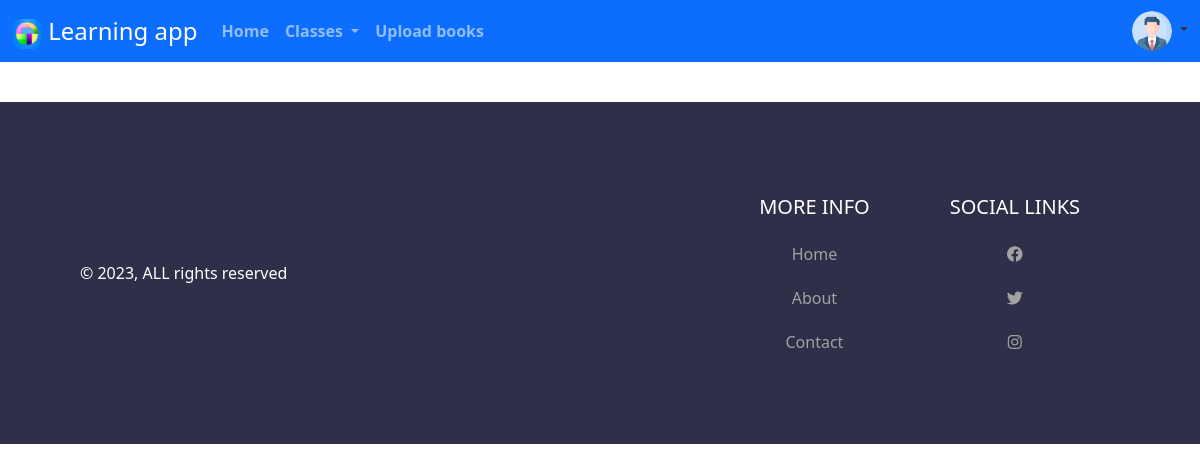
The app's page /class/11/ (signed in), older data.
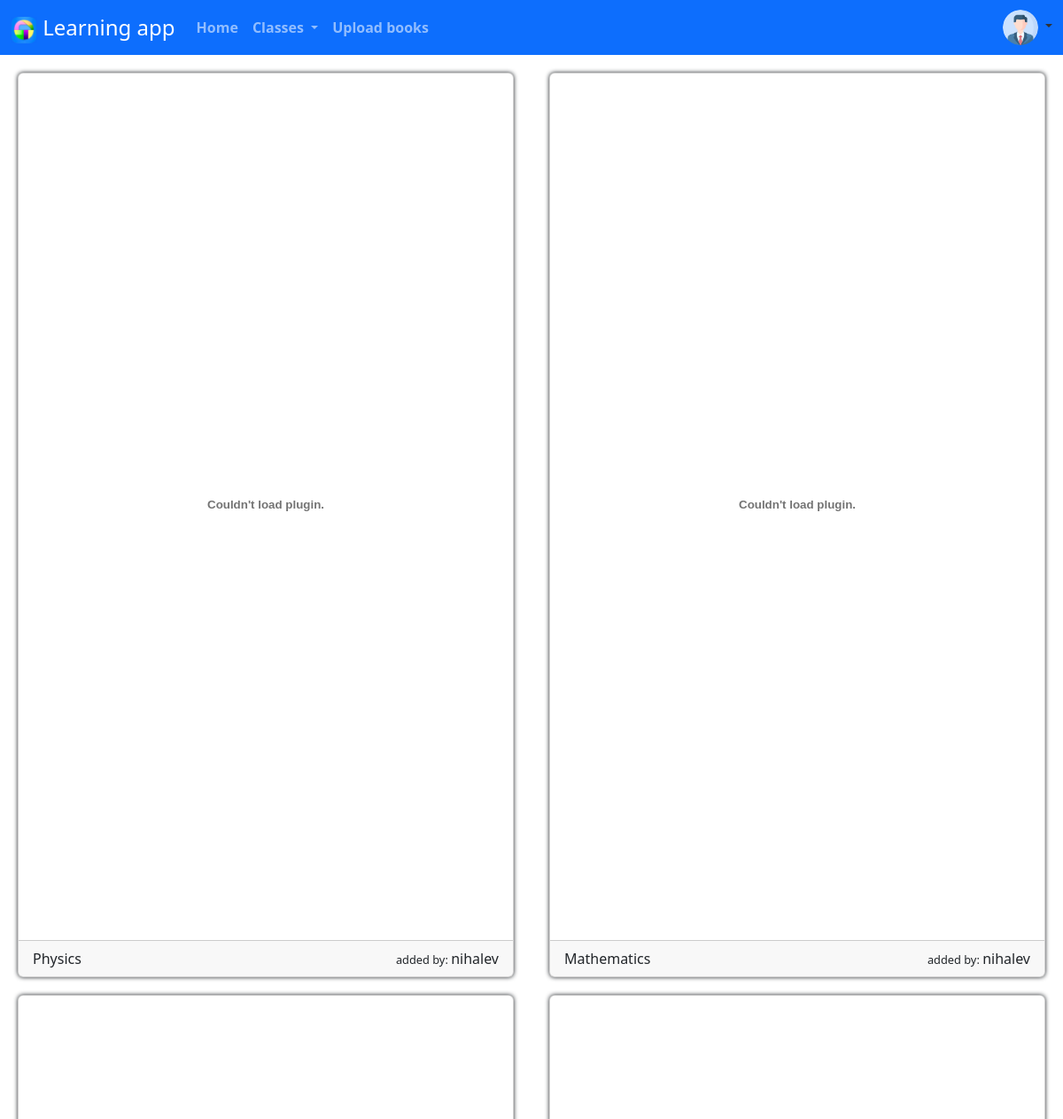
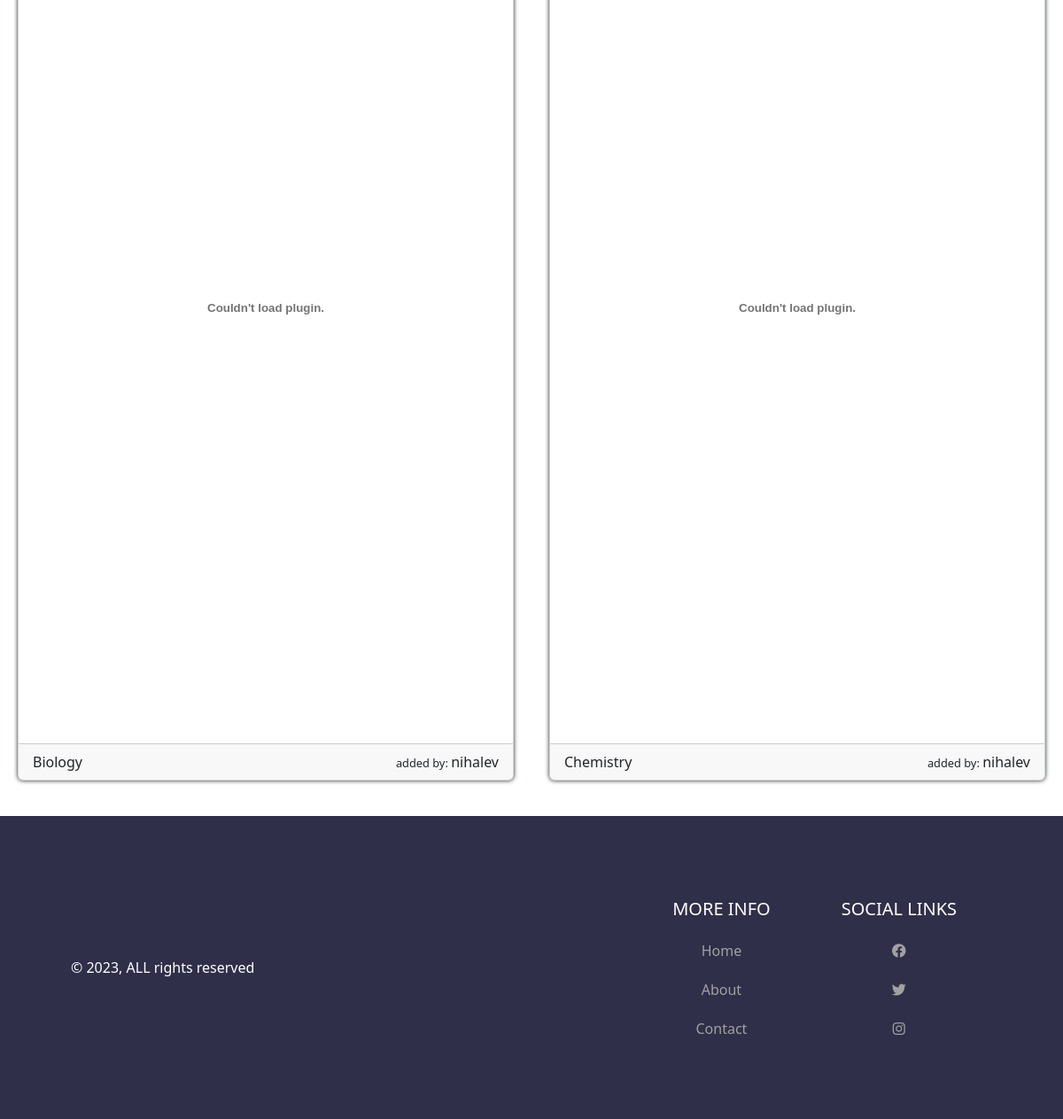
The same page, newer data (2 pictures, top to bottom).
### myapp/models.py (models this page shows)
class Textbooks(models.Model):
    addedby = models.ForeignKey(User, on_delete=models.CASCADE)
    classe = models.IntegerField()
    bookname = models.CharField(max_length=100)
    book = models.FileField(upload_to='pdf')

### myapp/views.py (the view)
# urls.py: path('class/<int:value>/',views.classes),
def classes(req,value):
       t=Textbooks.objects.filter(classe=value)
       p='null'
       if req.user.is_authenticated:
            p=PersonalDetails.objects.get(user_id=req.user)
       return render(req,'classes.html',{'ps':p,'t':t})

### myapp/templates/classes.html
{% extends "home.html" %}
{% load static %}
{% block con %}
 <div class="container-fluid" style="padding-bottom: 40px;">
  <div class="row">
  {% for i in t %}
  <div class="col-xl-6">
    <div class="card" style="width: 100%;">
        <div class="card-body">
          <object data="{{ i.book.url }}#toolbar=0" type="application/pdf" width="100%" height="940px"></object>
        </div>
        <div class="card-footer">
          <div class="row">
            <div class="col-7">{{ i.bookname }}</div>
            <div class="col-5 text-end"><span style="font-size: 80%">added by: </span>{{ i.addedby }}</div>
          </div>
        </div>
      </div>
  </div>
  {% endfor %}
  </div>
  </div>
 {% endblock con %}

### myapp/templates/home.html (shortened to what this page needs)
{% load static %}
<!DOCTYPE html>
<html lang="en">
<head>
    <link href="https://cdn.jsdelivr.net/npm/bootstrap@5.3.0-alpha1/dist/css/bootstrap.min.css" rel="stylesheet">
    <link rel="stylesheet" href="{% static 'css/style.css' %}">
      <link rel="stylesheet" href="https://pro.fontawesome.com/releases/v6.0.0-beta1/css/all.css" />
</head>
<body>
    <nav class="navbar navbar-expand-lg bg-primary navbar-dark">
        <div class="container-fluid">
          <a class="navbar-brand" href="" style="font-family: 'Segoe UI', Tahoma, Geneva, Verdana, sans-serif; font-size: x-large; "><img src="{% static 'icons.ico' %}" width="30" height="30">  Learning app</a>
          <div class="collapse navbar-collapse" id="navbarSupportedContent">
            <ul class="navbar-nav me-auto mb-2 mb-lg-0">
              <li class="nav-item">
                <a class="nav-link {% if request.path == '/' %}active{% endif %}" href="/">Home</a>
              </li>
              <li class="nav-item dropdown">
                <a class="nav-link {% if request.path == '/class' %}active{% endif %} dropdown-toggle" role="button" data-bs-toggle="dropdown" aria-expanded="false">
                  Classes
                </a>
              </li>
              <li class="nav-item">
                <a class="nav-link {% if request.path == '/addbook' %}active{% endif %}" href="/addbook">Upload books</a>
              </li>
            </ul>
            {% if user.is_authenticated %}
            <div class="dropdown">
              <i class=" dropdown-toggle" data-bs-toggle="dropdown" aria-expanded="false" style="color:rgb(49, 49, 49);">
                <img id="userlogo" src="{{ ps.image.url }}">
              </i>
            </div>
            {% endif %}
          </div>
        </div>
      </nav>
      {% block con %}{% endblock con %}
 <footer class="footer">
        <div class="copy">&copy; 2023, ALL rights reserved</div>
        <div class="bottom-links">
          <div class="links">
            <span>More Info</span>
            <a href="/">Home</a>
            <a href="/#">About</a>
            <a href="https://mail.google.com/mail/u/0/?tf=cm&to=nihalev111@gmail.com">Contact</a>
          </div>
          <div class="links">
            <span>Social Links</span>
            <a href="https://www.facebook.com/nihalev.ev"><i class="fab fa-facebook"></i></a>
            <a href="https://twitter.com/MOHAMMEDNIHALEV"><i class="fab fa-twitter"></i></a>
            <a href="https://www.instagram.com/_nihal_ev_"><i class="fab fa-instagram"></i></a>
          </div>
        </div>
      </footer>
</body>
</html>

### myapp/static/css/style.css (style rules this page uses)
.col-xl-6 { padding-top: 20px; padding-left: 20px; padding-right: 20px; }
.nav-item { font-weight: bold; }
.card { box-shadow: 0 0 5px; }
#userlogo { width: 40px; height: 40px; border-radius: 50%; }
.footer { display: flex; justify-content: space-between; align-items: center; background-color: #302f49; padding: 40px 80px; }
.footer .copy { color: #fff; }
.bottom-links { display: flex; justify-content: space-around; align-items: center; padding: 40px 0; }
.bottom-links .links { display: flex; flex-direction: column; justify-content: center; align-items: center; padding: 0 40px; }
.bottom-links .links span { font-size: 20px; color: #fff; text-transform: uppercase; margin: 10px 0; }
.bottom-links .links a { text-decoration: none; color: #a1a1a1; padding: 10px 20px; }

Row changes from the older to the newer data that the page shows:
added Textbooks: bookname "Physics", addedby "nihalev"
added Textbooks: bookname "Mathematics", addedby "nihalev"
added Textbooks: bookname "Biology", addedby "nihalev"
added Textbooks: bookname "Chemistry", addedby "nihalev"
